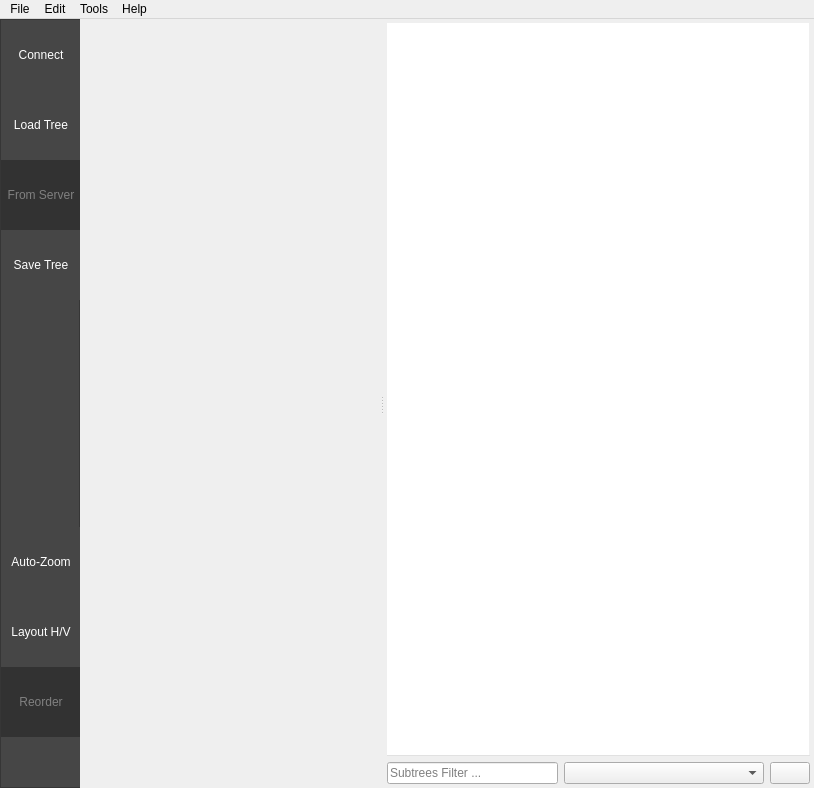
<?xml version="1.0" encoding="UTF-8"?>
<ui version="4.0">
 <class>MainWindow</class>
 <widget class="QMainWindow" name="MainWindow">
  <property name="geometry">
   <rect>
    <x>0</x>
    <y>0</y>
    <width>814</width>
    <height>788</height>
   </rect>
  </property>
  <property name="minimumSize">
   <size>
    <width>800</width>
    <height>600</height>
   </size>
  </property>
  <property name="windowTitle">
   <string>Groot</string>
  </property>
  <property name="iconSize">
   <size>
    <width>60</width>
    <height>60</height>
   </size>
  </property>
  <property name="toolButtonStyle">
   <enum>Qt::ToolButtonTextUnderIcon</enum>
  </property>
  <property name="tabShape">
   <enum>QTabWidget::Rounded</enum>
  </property>
  <widget class="QWidget" name="centralwidget">
   <property name="styleSheet">
    <string notr="true"/>
   </property>
   <layout class="QHBoxLayout" name="horizontalLayout">
    <property name="spacing">
     <number>0</number>
    </property>
    <property name="leftMargin">
     <number>0</number>
    </property>
    <property name="topMargin">
     <number>0</number>
    </property>
    <property name="rightMargin">
     <number>0</number>
    </property>
    <property name="bottomMargin">
     <number>0</number>
    </property>
    <item>
     <widget class="QFrame" name="frame">
      <property name="minimumSize">
       <size>
        <width>80</width>
        <height>0</height>
       </size>
      </property>
      <property name="maximumSize">
       <size>
        <width>80</width>
        <height>16777215</height>
       </size>
      </property>
      <property name="styleSheet">
       <string notr="true">background-color: rgb(70, 70, 70);
</string>
      </property>
      <property name="frameShape">
       <enum>QFrame::StyledPanel</enum>
      </property>
      <property name="frameShadow">
       <enum>QFrame::Raised</enum>
      </property>
      <layout class="QVBoxLayout" name="verticalLayout">
       <property name="spacing">
        <number>0</number>
       </property>
       <property name="leftMargin">
        <number>0</number>
       </property>
       <property name="topMargin">
        <number>0</number>
       </property>
       <property name="rightMargin">
        <number>0</number>
       </property>
       <property name="bottomMargin">
        <number>0</number>
       </property>
       <item>
        <widget class="QToolButton" name="toolButtonConnect">
         <property name="minimumSize">
          <size>
           <width>80</width>
           <height>70</height>
          </size>
         </property>
         <property name="maximumSize">
          <size>
           <width>80</width>
           <height>70</height>
          </size>
         </property>
         <property name="font">
          <font>
           <pointsize>9</pointsize>
          </font>
         </property>
         <property name="focusPolicy">
          <enum>Qt::NoFocus</enum>
         </property>
         <property name="autoFillBackground">
          <bool>false</bool>
         </property>
         <property name="styleSheet">
          <string notr="true">QToolButton {
    color:white;
}
QToolButton:hover{
   background-color: rgb(110, 110, 110);
}
QToolButton:pressed{
  background-color: rgb(50, 150, 0)
}
QToolButton:disabled{
  color:gray;
  background-color: rgb(50, 50, 50)
}
</string>
         </property>
         <property name="text">
          <string>Connect</string>
         </property>
         <property name="icon">
          <iconset resource="resources/icons.qrc">
           <normaloff>:/icons/svg/connect.svg</normaloff>:/icons/svg/connect.svg</iconset>
         </property>
         <property name="iconSize">
          <size>
           <width>34</width>
           <height>34</height>
          </size>
         </property>
         <property name="checkable">
          <bool>false</bool>
         </property>
         <property name="toolButtonStyle">
          <enum>Qt::ToolButtonTextUnderIcon</enum>
         </property>
         <property name="autoRaise">
          <bool>true</bool>
         </property>
        </widget>
       </item>
       <item>
        <widget class="QToolButton" name="toolButtonLoadFile">
         <property name="minimumSize">
          <size>
           <width>80</width>
           <height>70</height>
          </size>
         </property>
         <property name="maximumSize">
          <size>
           <width>80</width>
           <height>70</height>
          </size>
         </property>
         <property name="font">
          <font>
           <pointsize>9</pointsize>
          </font>
         </property>
         <property name="focusPolicy">
          <enum>Qt::NoFocus</enum>
         </property>
         <property name="autoFillBackground">
          <bool>false</bool>
         </property>
         <property name="styleSheet">
          <string notr="true">QToolButton {
    color:white;
}

QToolButton:hover{
   background-color: rgb(110, 110, 110);
}

QToolButton:pressed{
  background-color: rgb(50, 150, 0)
}

QToolButton:disabled{
  color:gray;
  background-color: rgb(50, 50, 50)
}
</string>
         </property>
         <property name="text">
          <string>Load Tree</string>
         </property>
         <property name="icon">
          <iconset resource="resources/icons.qrc">
           <normaloff>:/icons/svg/folder.svg</normaloff>:/icons/svg/folder.svg</iconset>
         </property>
         <property name="iconSize">
          <size>
           <width>34</width>
           <height>34</height>
          </size>
         </property>
         <property name="checkable">
          <bool>false</bool>
         </property>
         <property name="toolButtonStyle">
          <enum>Qt::ToolButtonTextUnderIcon</enum>
         </property>
         <property name="autoRaise">
          <bool>true</bool>
         </property>
        </widget>
       </item>
       <item>
        <widget class="QToolButton" name="toolButtonLoadRemote">
         <property name="enabled">
          <bool>false</bool>
         </property>
         <property name="minimumSize">
          <size>
           <width>80</width>
           <height>70</height>
          </size>
         </property>
         <property name="maximumSize">
          <size>
           <width>80</width>
           <height>70</height>
          </size>
         </property>
         <property name="font">
          <font>
           <pointsize>9</pointsize>
          </font>
         </property>
         <property name="focusPolicy">
          <enum>Qt::NoFocus</enum>
         </property>
         <property name="toolTip">
          <string/>
         </property>
         <property name="autoFillBackground">
          <bool>false</bool>
         </property>
         <property name="styleSheet">
          <string notr="true">QToolButton {
    color:white;
}

QToolButton:hover{
   background-color: rgb(110, 110, 110);
}

QToolButton:pressed{
  background-color: rgb(50, 150, 0)
}

QToolButton:disabled{
  color:gray;
  background-color: rgb(50, 50, 50)
}
</string>
         </property>
         <property name="text">
          <string>From Server</string>
         </property>
         <property name="icon">
          <iconset resource="resources/icons.qrc">
           <normaloff>:/icons/svg/server_download.svg</normaloff>:/icons/svg/server_download.svg</iconset>
         </property>
         <property name="iconSize">
          <size>
           <width>34</width>
           <height>34</height>
          </size>
         </property>
         <property name="checkable">
          <bool>false</bool>
         </property>
         <property name="toolButtonStyle">
          <enum>Qt::ToolButtonTextUnderIcon</enum>
         </property>
         <property name="autoRaise">
          <bool>true</bool>
         </property>
        </widget>
       </item>
       <item>
        <widget class="QToolButton" name="toolButtonSaveFile">
         <property name="minimumSize">
          <size>
           <width>80</width>
           <height>70</height>
          </size>
         </property>
         <property name="maximumSize">
          <size>
           <width>80</width>
           <height>70</height>
          </size>
         </property>
         <property name="font">
          <font>
           <pointsize>9</pointsize>
          </font>
         </property>
         <property name="focusPolicy">
          <enum>Qt::NoFocus</enum>
         </property>
         <property name="autoFillBackground">
          <bool>false</bool>
         </property>
         <property name="styleSheet">
          <string notr="true">QToolButton {
    color:white;
}

QToolButton:hover{
   background-color: rgb(110, 110, 110);
}

QToolButton:pressed{
  background-color: rgb(50, 150, 0)
}

QToolButton:disabled{
  color:gray;
  background-color: rgb(50, 50, 50)
}
</string>
         </property>
         <property name="text">
          <string>Save Tree</string>
         </property>
         <property name="icon">
          <iconset resource="resources/icons.qrc">
           <normaloff>:/icons/svg/save_white.svg</normaloff>:/icons/svg/save_white.svg</iconset>
         </property>
         <property name="iconSize">
          <size>
           <width>34</width>
           <height>34</height>
          </size>
         </property>
         <property name="checkable">
          <bool>false</bool>
         </property>
         <property name="toolButtonStyle">
          <enum>Qt::ToolButtonTextUnderIcon</enum>
         </property>
         <property name="autoRaise">
          <bool>true</bool>
         </property>
        </widget>
       </item>
       <item>
        <spacer name="verticalSpacer_2">
         <property name="orientation">
          <enum>Qt::Vertical</enum>
         </property>
         <property name="sizeHint" stdset="0">
          <size>
           <width>20</width>
           <height>40</height>
          </size>
         </property>
        </spacer>
       </item>
       <item>
        <widget class="QToolButton" name="toolButtonCenterView">
         <property name="minimumSize">
          <size>
           <width>80</width>
           <height>70</height>
          </size>
         </property>
         <property name="maximumSize">
          <size>
           <width>80</width>
           <height>70</height>
          </size>
         </property>
         <property name="font">
          <font>
           <pointsize>9</pointsize>
          </font>
         </property>
         <property name="focusPolicy">
          <enum>Qt::NoFocus</enum>
         </property>
         <property name="toolTip">
          <string>Zoom and Center view</string>
         </property>
         <property name="styleSheet">
          <string notr="true">QToolButton {
    color:white;
}

QToolButton:hover{
   background-color: rgb(110, 110, 110);
}

QToolButton:pressed{
  background-color: rgb(50, 150, 0)
}

QToolButton:disabled{
  color:gray;
  background-color: rgb(50, 50, 50)
}
</string>
         </property>
         <property name="text">
          <string>Auto-Zoom</string>
         </property>
         <property name="icon">
          <iconset resource="resources/icons.qrc">
           <normaloff>:/icons/svg/zoom_home.svg</normaloff>:/icons/svg/zoom_home.svg</iconset>
         </property>
         <property name="iconSize">
          <size>
           <width>32</width>
           <height>32</height>
          </size>
         </property>
         <property name="toolButtonStyle">
          <enum>Qt::ToolButtonTextUnderIcon</enum>
         </property>
         <property name="autoRaise">
          <bool>true</bool>
         </property>
        </widget>
       </item>
       <item>
        <widget class="QToolButton" name="toolButtonLayout">
         <property name="minimumSize">
          <size>
           <width>80</width>
           <height>70</height>
          </size>
         </property>
         <property name="maximumSize">
          <size>
           <width>80</width>
           <height>70</height>
          </size>
         </property>
         <property name="baseSize">
          <size>
           <width>80</width>
           <height>65</height>
          </size>
         </property>
         <property name="font">
          <font>
           <pointsize>9</pointsize>
          </font>
         </property>
         <property name="focusPolicy">
          <enum>Qt::NoFocus</enum>
         </property>
         <property name="styleSheet">
          <string notr="true">QToolButton {
    color:white;
}

QToolButton:hover{
   background-color: rgb(110, 110, 110);
}

QToolButton:pressed{
  background-color: rgb(50, 150, 0)
}

QToolButton:disabled{
  color:gray;
  background-color: rgb(50, 50, 50)
}
</string>
         </property>
         <property name="text">
          <string>Layout H/V</string>
         </property>
         <property name="icon">
          <iconset resource="resources/icons.qrc">
           <normaloff>:/icons/BT-horizontal.png</normaloff>:/icons/BT-horizontal.png</iconset>
         </property>
         <property name="iconSize">
          <size>
           <width>34</width>
           <height>34</height>
          </size>
         </property>
         <property name="toolButtonStyle">
          <enum>Qt::ToolButtonTextUnderIcon</enum>
         </property>
         <property name="autoRaise">
          <bool>true</bool>
         </property>
        </widget>
       </item>
       <item>
        <widget class="QToolButton" name="toolButtonReorder">
         <property name="enabled">
          <bool>false</bool>
         </property>
         <property name="sizePolicy">
          <sizepolicy hsizetype="Fixed" vsizetype="Fixed">
           <horstretch>80</horstretch>
           <verstretch>70</verstretch>
          </sizepolicy>
         </property>
         <property name="minimumSize">
          <size>
           <width>80</width>
           <height>70</height>
          </size>
         </property>
         <property name="font">
          <font>
           <pointsize>9</pointsize>
          </font>
         </property>
         <property name="focusPolicy">
          <enum>Qt::NoFocus</enum>
         </property>
         <property name="styleSheet">
          <string notr="true">QToolButton {
    color:white;
}

QToolButton:hover{
   background-color: rgb(110, 110, 110);
}

QToolButton:pressed{
  background-color: rgb(50, 150, 0)
}

QToolButton:disabled{
  color:gray;
  background-color: rgb(50, 50, 50)
}
</string>
         </property>
         <property name="text">
          <string>Reorder</string>
         </property>
         <property name="icon">
          <iconset resource="resources/icons.qrc">
           <normaloff>:/icons/svg/magic-wand.svg</normaloff>:/icons/svg/magic-wand.svg</iconset>
         </property>
         <property name="iconSize">
          <size>
           <width>32</width>
           <height>32</height>
          </size>
         </property>
         <property name="toolButtonStyle">
          <enum>Qt::ToolButtonTextUnderIcon</enum>
         </property>
         <property name="autoRaise">
          <bool>true</bool>
         </property>
        </widget>
       </item>
       <item>
        <widget class="QFrame" name="semaphoreFrame">
         <property name="minimumSize">
          <size>
           <width>90</width>
           <height>50</height>
          </size>
         </property>
         <property name="maximumSize">
          <size>
           <width>90</width>
           <height>50</height>
          </size>
         </property>
         <layout class="QHBoxLayout" name="topLayout">
          <property name="spacing">
           <number>0</number>
          </property>
          <property name="topMargin">
           <number>1</number>
          </property>
          <property name="bottomMargin">
           <number>1</number>
          </property>
          <item>
           <widget class="QLabel" name="labelSemaphore">
            <property name="minimumSize">
             <size>
              <width>32</width>
              <height>32</height>
             </size>
            </property>
            <property name="maximumSize">
             <size>
              <width>30</width>
              <height>30</height>
             </size>
            </property>
            <property name="text">
             <string/>
            </property>
            <property name="pixmap">
             <pixmap resource="resources/icons.qrc">:/icons/red-circle.png</pixmap>
            </property>
            <property name="scaledContents">
             <bool>true</bool>
            </property>
            <property name="alignment">
             <set>Qt::AlignCenter</set>
            </property>
           </widget>
          </item>
         </layout>
        </widget>
       </item>
      </layout>
     </widget>
    </item>
    <item>
     <widget class="QSplitter" name="splitter">
      <property name="frameShape">
       <enum>QFrame::NoFrame</enum>
      </property>
      <property name="lineWidth">
       <number>3</number>
      </property>
      <property name="midLineWidth">
       <number>1</number>
      </property>
      <property name="orientation">
       <enum>Qt::Horizontal</enum>
      </property>
      <property name="handleWidth">
       <number>3</number>
      </property>
      <widget class="QFrame" name="leftFrame">
       <property name="minimumSize">
        <size>
         <width>300</width>
         <height>0</height>
        </size>
       </property>
       <property name="maximumSize">
        <size>
         <width>500</width>
         <height>16777215</height>
        </size>
       </property>
       <property name="frameShadow">
        <enum>QFrame::Raised</enum>
       </property>
       <property name="lineWidth">
        <number>0</number>
       </property>
       <layout class="QVBoxLayout" name="verticalLayout_2">
        <property name="leftMargin">
         <number>4</number>
        </property>
        <property name="topMargin">
         <number>4</number>
        </property>
        <property name="rightMargin">
         <number>4</number>
        </property>
        <property name="bottomMargin">
         <number>4</number>
        </property>
       </layout>
      </widget>
      <widget class="QWidget" name="layoutWidget">
       <layout class="QVBoxLayout" name="centralLayout" stretch="0,0">
        <property name="leftMargin">
         <number>4</number>
        </property>
        <property name="topMargin">
         <number>4</number>
        </property>
        <property name="rightMargin">
         <number>4</number>
        </property>
        <property name="bottomMargin">
         <number>4</number>
        </property>
        <item>
         <widget class="QTabWidget" name="tabWidget">
          <property name="sizePolicy">
           <sizepolicy hsizetype="Expanding" vsizetype="Expanding">
            <horstretch>0</horstretch>
            <verstretch>0</verstretch>
           </sizepolicy>
          </property>
          <property name="minimumSize">
           <size>
            <width>300</width>
            <height>0</height>
           </size>
          </property>
          <property name="baseSize">
           <size>
            <width>500</width>
            <height>0</height>
           </size>
          </property>
          <property name="focusPolicy">
           <enum>Qt::NoFocus</enum>
          </property>
          <property name="acceptDrops">
           <bool>true</bool>
          </property>
          <property name="styleSheet">
           <string notr="true">background-color: rgba(255, 255, 255, 0);</string>
          </property>
         </widget>
        </item>
        <item>
         <layout class="QHBoxLayout" name="centralBottomLayout">
          <item>
           <widget class="QLineEdit" name="lineEditSubtreesFilter">
            <property name="placeholderText">
             <string>Subtrees Filter ...</string>
            </property>
           </widget>
          </item>
          <item>
           <widget class="QComboBox" name="comboBoxSubtreesFilter">
            <property name="minimumSize">
             <size>
              <width>200</width>
              <height>0</height>
             </size>
            </property>
           </widget>
          </item>
          <item>
           <widget class="QPushButton" name="pushButtonSubtreesFilter">
            <property name="text">
             <string notr="true"/>
            </property>
            <property name="icon">
             <iconset resource="resources/icons.qrc">
              <normaloff>:/icons/svg/backspace.svg</normaloff>:/icons/svg/backspace.svg</iconset>
            </property>
           </widget>
          </item>
         </layout>
        </item>
       </layout>
      </widget>
     </widget>
    </item>
   </layout>
  </widget>
  <widget class="QMenuBar" name="menubar">
   <property name="geometry">
    <rect>
     <x>0</x>
     <y>0</y>
     <width>814</width>
     <height>19</height>
    </rect>
   </property>
   <widget class="QMenu" name="menuLoad">
    <property name="title">
     <string>File</string>
    </property>
    <addaction name="actionClear"/>
    <addaction name="actionQuit"/>
   </widget>
   <widget class="QMenu" name="menuMode">
    <property name="title">
     <string>Tools</string>
    </property>
    <widget class="QMenu" name="menuSwitch_To">
     <property name="title">
      <string>Switch Mode...</string>
     </property>
     <addaction name="actionEditor_mode"/>
     <addaction name="actionMonitor_mode"/>
     <addaction name="actionReplay_mode"/>
    </widget>
    <addaction name="menuSwitch_To"/>
   </widget>
   <widget class="QMenu" name="menuHelp">
    <property name="title">
     <string>Help</string>
    </property>
    <addaction name="actionReportIssue"/>
    <addaction name="actionAbout"/>
   </widget>
   <widget class="QMenu" name="menuEdit">
    <property name="title">
     <string>Edit</string>
    </property>
    <addaction name="actionUndo"/>
    <addaction name="actionRedo"/>
   </widget>
   <addaction name="menuLoad"/>
   <addaction name="menuEdit"/>
   <addaction name="menuMode"/>
   <addaction name="menuHelp"/>
  </widget>
  <action name="actionLoad">
   <property name="text">
    <string>Load</string>
   </property>
   <property name="shortcut">
    <string>Ctrl+L</string>
   </property>
  </action>
  <action name="actionSave">
   <property name="text">
    <string>Save</string>
   </property>
   <property name="shortcut">
    <string>Ctrl+S</string>
   </property>
  </action>
  <action name="actionQuit">
   <property name="text">
    <string>Quit</string>
   </property>
   <property name="shortcut">
    <string>Ctrl+Q</string>
   </property>
  </action>
  <action name="actionLoadRemote">
   <property name="text">
    <string>Load from remote server</string>
   </property>
  </action>
  <action name="actionClear">
   <property name="text">
    <string>Clear</string>
   </property>
  </action>
  <action name="actionEditor_mode">
   <property name="text">
    <string>Editor Mode</string>
   </property>
  </action>
  <action name="actionMonitor_mode">
   <property name="text">
    <string>Real-time Monitor</string>
   </property>
  </action>
  <action name="actionReplay_mode">
   <property name="text">
    <string>Log Replay</string>
   </property>
  </action>
  <action name="actionReportIssue">
   <property name="text">
    <string>Report an Issue...</string>
   </property>
  </action>
  <action name="actionAbout">
   <property name="text">
    <string>About</string>
   </property>
  </action>
  <action name="actionUndo">
   <property name="text">
    <string>Undo</string>
   </property>
   <property name="shortcut">
    <string>Ctrl+Z</string>
   </property>
  </action>
  <action name="actionRedo">
   <property name="text">
    <string>Redo</string>
   </property>
   <property name="shortcut">
    <string>Ctrl+Shift+Z</string>
   </property>
  </action>
 </widget>
 <resources>
  <include location="resources/icons.qrc"/>
  <include location="resources/icons.qrc"/>
  <include location="resources/icons.qrc"/>
  <include location="resources/icons.qrc"/>
  <include location="resources/icons.qrc"/>
  <include location="resources/icons.qrc"/>
 </resources>
 <connections>
  <connection>
   <sender>actionQuit</sender>
   <signal>triggered()</signal>
   <receiver>MainWindow</receiver>
   <slot>close()</slot>
   <hints>
    <hint type="sourcelabel">
     <x>-1</x>
     <y>-1</y>
    </hint>
    <hint type="destinationlabel">
     <x>558</x>
     <y>362</y>
    </hint>
   </hints>
  </connection>
 </connections>
</ui>
